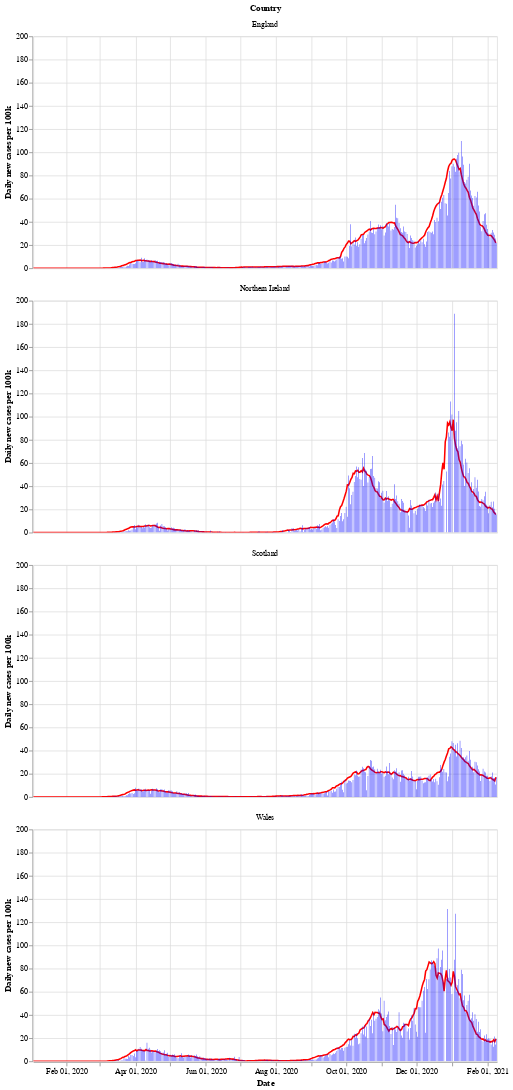

Notebook source saved alongside this figure:
### Markdown cell above
Next is a bar chart of the number of new cases in each country (per 100k population), with the 7 day moving average of cases. Again we see that Wales saw a longer period of raising and falling cases compared to the other countries.

After a period of cases falling, each nation is now seeing a rise in the number of cases - especially in Wales.

### Code cell
# collapse
bars = alt.Chart(uk_cases).mark_bar().encode(
    x=alt.X("yearmonthdate(date):T", axis=alt.Axis(title='Date')),
    y=alt.Y("newCasesRate:Q", axis=alt.Axis(title='Daily new cases per 100k')),
    tooltip='newCasesRate',
    color=alt.condition(
        alt.datum.dailyChange > 0,
        alt.value("orange"),  # The positive color
        alt.value("blue")  # The negative color
    )
).properties(title='New cases per 100k population with rolling 7 day average', width=600).interactive()
line = alt.Chart(uk_cases).mark_line(
    color='red',
    size=2,
).transform_window(
    rolling_mean='mean(newCasesRate)',
    frame=[0, 7],
    groupby=['areaName']
).encode(
    x='yearmonthdate(date):T',
    y='rolling_mean:Q'
)
alt.layer(line, bars, data=uk_cases).facet(alt.Row('areaName', title='Country'), columns=1)

### Figure 1 — Vega-Lite specification as saved in the notebook (floating-point values rounded to 4 significant figures; data arrays with more than 128 entries replaced by an {"elided": "..."} marker saying what was removed)
{"config": {"view": {"continuousWidth": 400, "continuousHeight": 300}}, "data": {"name": "data-13cc079d628670bee3f34e215b7d9cdc"}, "facet": {"type": "nominal", "field": "areaName", "title": "Country"}, "spec": {"layer": [{"mark": {"type": "line", "color": "red", "size": 2}, "encoding": {"x": {"type": "temporal", "field": "date", "timeUnit": "yearmonthdate"}, "y": {"type": "quantitative", "field": "rolling_mean"}}, "transform": [{"window": [{"op": "mean", "field": "newCasesRate", "as": "rolling_mean"}], "frame": [0, 7], "groupby": ["areaName"]}]}, {"mark": "bar", "encoding": {"color": {"condition": {"value": "orange", "test": "(datum.dailyChange > 0)"}, "value": "blue"}, "tooltip": {"type": "quantitative", "field": "newCasesRate"}, "x": {"type": "temporal", "axis": {"title": "Date"}, "field": "date", "timeUnit": "yearmonthdate"}, "y": {"type": "quantitative", "axis": {"title": "Daily new cases per 100k"}, "field": "newCasesRate"}}, "selection": {"selector002": {"type": "interval", "bind": "scales", "encodings": ["x", "y"]}}, "title": "New cases per 100k population with rolling 7 day average", "width": 600}]}, "columns": 1, "$schema": "https://vega.github.io/schema/vega-lite/v4.8.1.json", "datasets": {"data-13cc079d628670bee3f34e215b7d9cdc": {"elided": "1612 records"}}}
